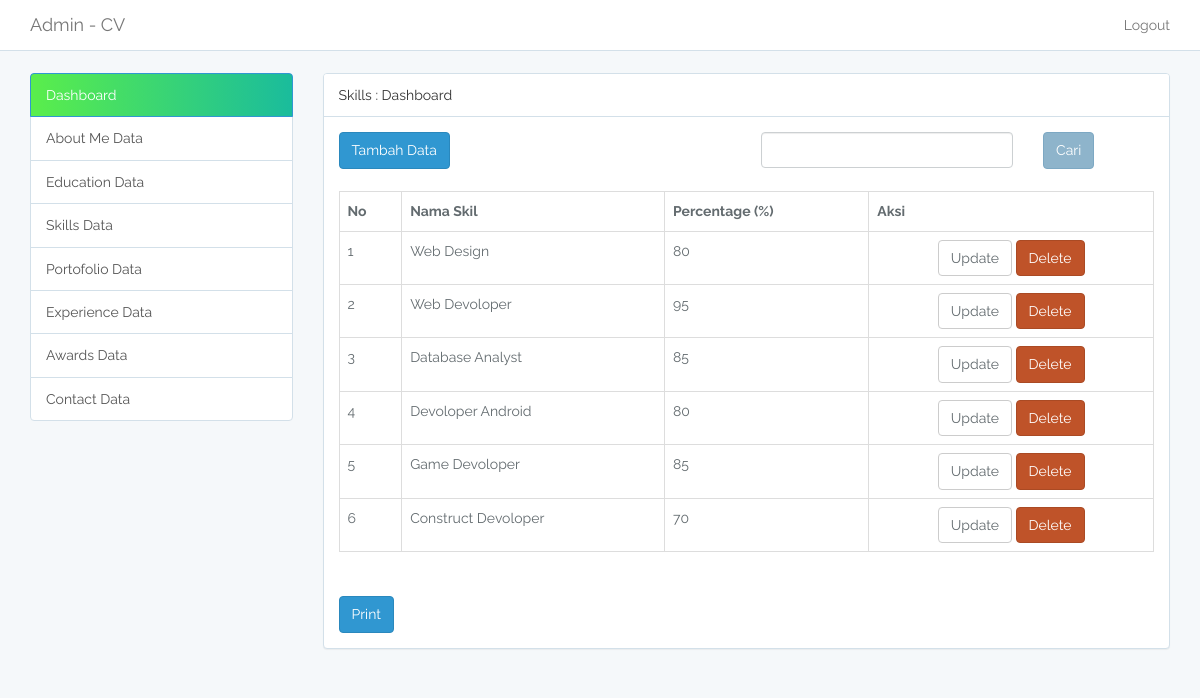
The page /cv_admin/dashboard.php?page=skills (signed in) on the database its author committed.
### tables this page shows
CREATE TABLE `tb_skill` (
  `id` int(11) NOT NULL,
  `nama_skil` varchar(30) NOT NULL,
  `percent` varchar(10) NOT NULL
);

### cv_admin/skills.php (the view, shortened to what this page needs)
    <?php
    include_once "controller.php";
    $myFunction = new CV();
    $data = $myFunction->select("tb_skill");
    ?>
<div class="panel panel-default" id="panel-about">
<div class="panel-heading">Skills : Dashboard</div>
<div class="panel-body">
    <div class="row">
        <div class="col-sm-3">
            <a href="dashboard.php?page=addSkills" class="btn btn-primary">Tambah Data</a>
            <br>
            <br>
        </div>
        <div class="col-sm-4 col-sm-offset-3">
            <form method="post">
                <div class="form-group">
                    <input type="search" class="form-control" name="search"></button>
                </div>
        </div>
        <div class="col-sm-1">
            <button class="btn btn-info" name="getCari">Cari
        </div>
    </div>
    <table class="table table-hovered table-bordered table-responsive">
        <tr>
            <th>No</th>
            <th>Nama Skil</th>
            <th>Percentage (%)</th>
            <th>Aksi</th>
        </tr>
        <?php
        $no = 1;
        if(count($data) > 0){
            foreach($data as $ds){ ?>
                <tr>
                    <td><?= $no; ?></td>
                    <td><?= $ds['nama_skil']; ?></td>
                    <td><?= $ds['percent']; ?></td>
                    <td colspan="2" class="text-center">
                        <a href="dashboard.php?page=updateSkill&id=<?= $ds['id'] ?>" class="btn btn-default">Update</a>
                        <a onclick="return confirm('Yakin Ingin Menghapus ?')" href="dashboard.php?page=skills&hapus&id=<?= $ds['id'] ?>" class="btn btn-danger" id="getDelete">Delete</a>
                    </td>
                </tr>
            <?php $no++; }
        }else{ ?>
            <tr>
                <td colspan="4" class="text-center">Tidak ada data</td>
            </tr>
        <?php }
        ?>
    </table>
    <br>
    <button class="btn btn-primary" onclick="<?= $data = $myFunction->toPdf() ?>">Print</button>
</div>
</div>

### rows shown on the page
tb_skill: nama_skil "Web Design", percent "80"
tb_skill: nama_skil "Web Devoloper", percent "95"
tb_skill: nama_skil "Database Analyst", percent "85"
tb_skill: nama_skil "Devoloper Android", percent "80"
tb_skill: nama_skil "Game Devoloper", percent "85"
tb_skill: nama_skil "Construct Devoloper", percent "70"
